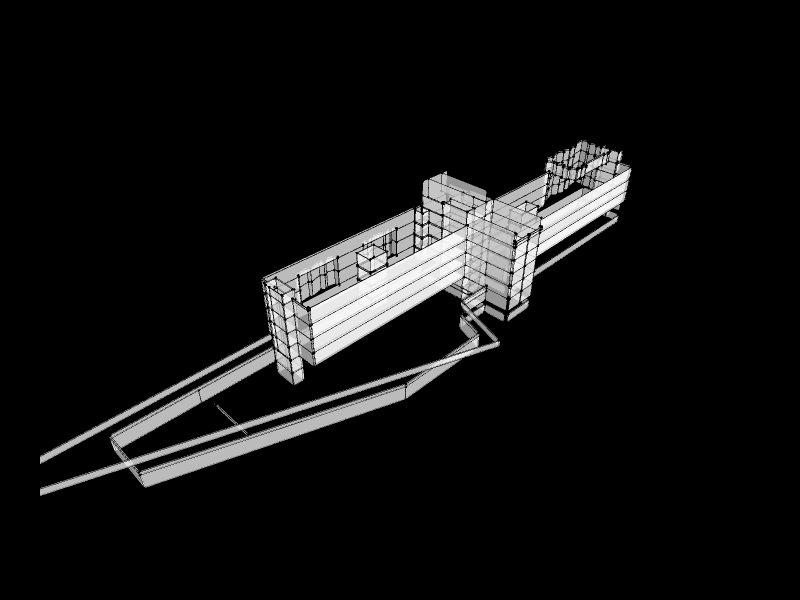

The notebook cell this image was saved under:
### Markdown cell above
## 8. Show the simplified IFC model

### Code cell
Topology.Show(topologies,
              width=800,
              height=600,
              backgroundColor="black",
              renderer=renderer)
